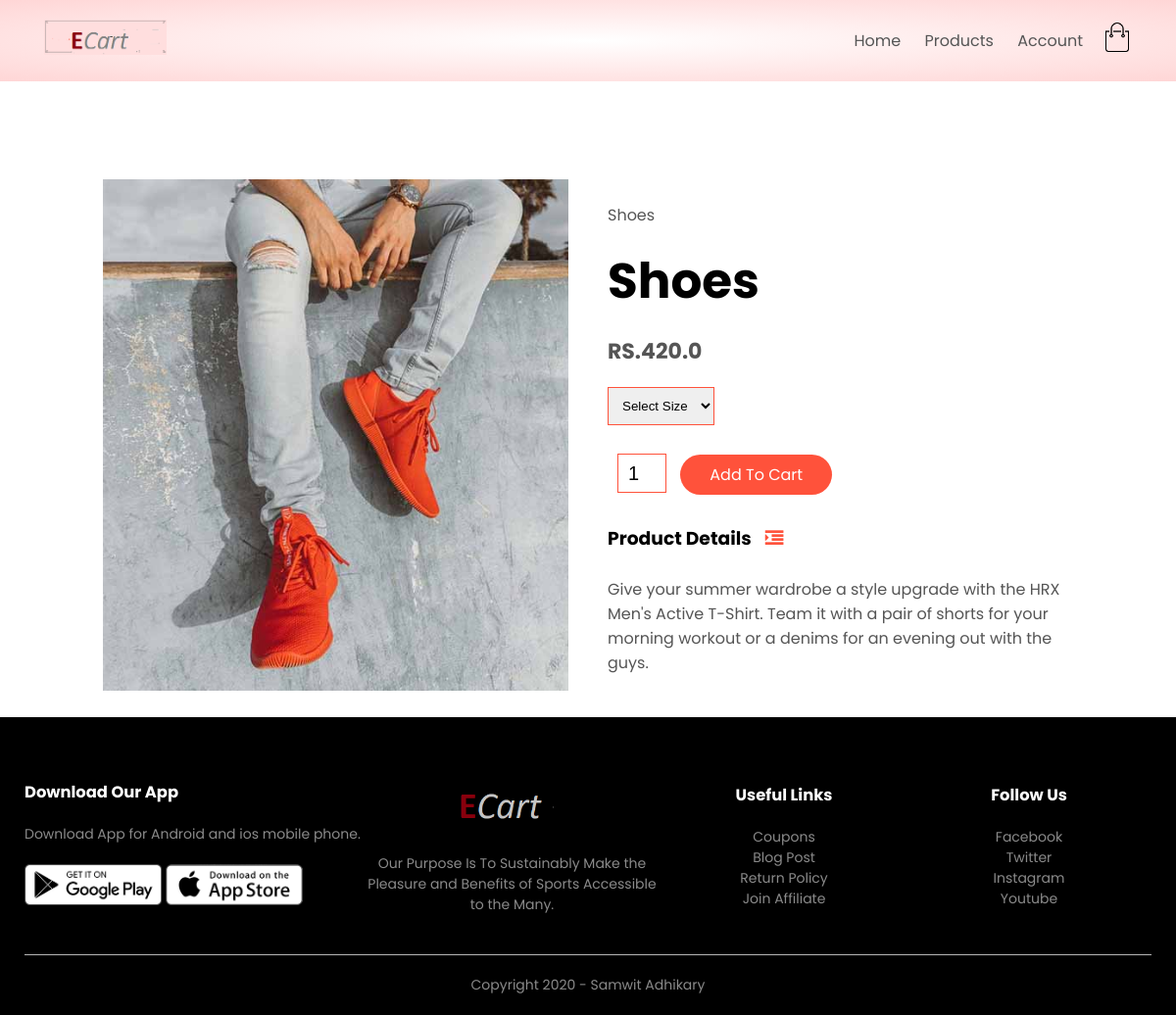
Before: /product_details/6 with the older database file.
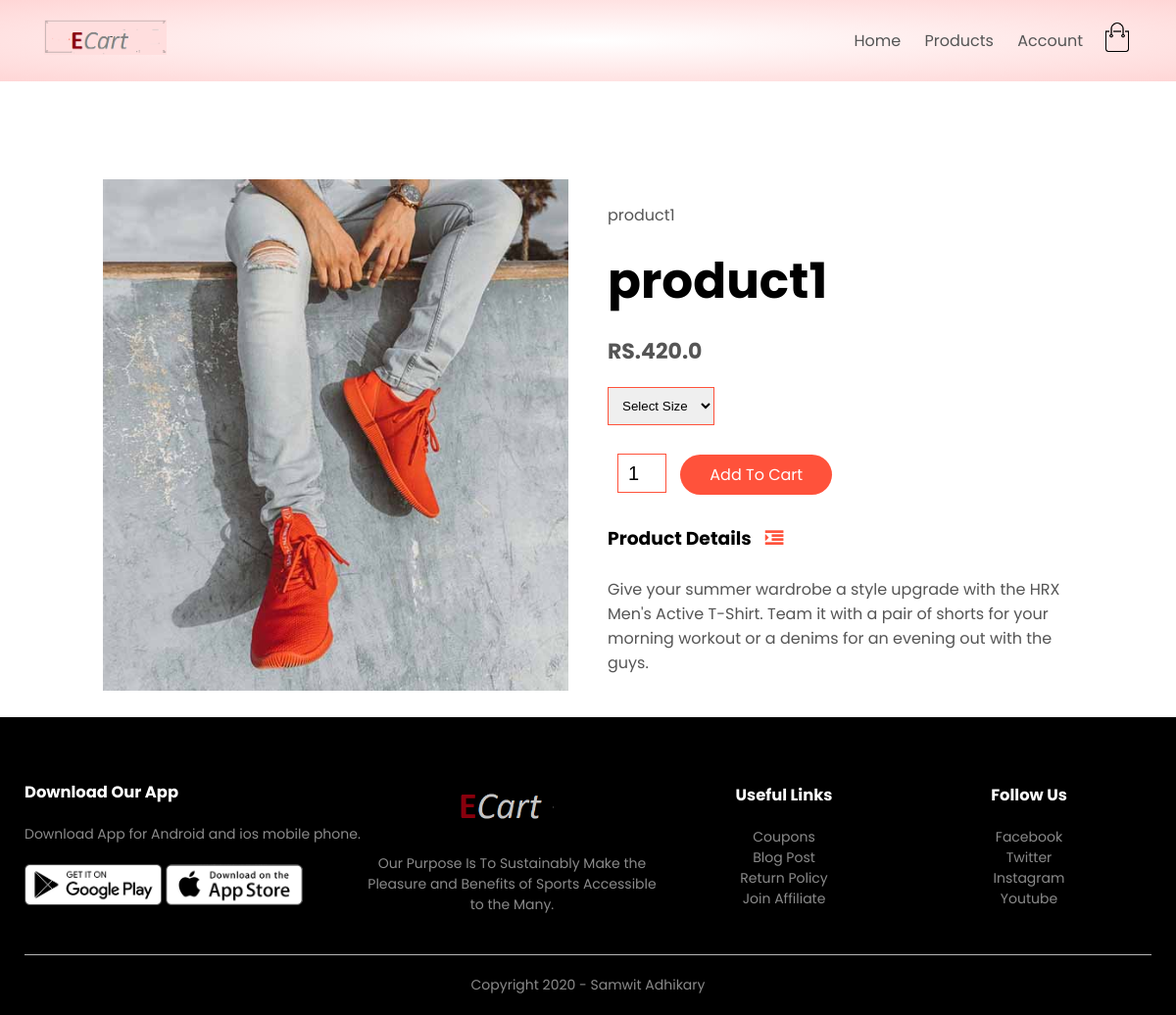
After: the same page with the newer database file.
### products/models.py (models this page shows, shortened)
class Product(models.Model):
    LIVE = 1
    DELETE = 0
    DELETE_CHOICES =( ( LIVE, 'Live'), (DELETE, 'Delete' ) )
    title = models.CharField(max_length=200)
    price =models.FloatField()
    description = models.TextField()
    image = models.ImageField(upload_to='media/')
    priority = models.IntegerField(default=0)
    delete_status = models.IntegerField(choices=DELETE_CHOICES, default=LIVE)
    created_at = models.DateTimeField(auto_now_add= True)
    updated_at = models.DateTimeField(auto_now=True)

### products/views.py (the view)
# urls.py: path('product_details/<pk>', views.detail_product, name='detail_product')
def detail_product(request,pk):
    product = Product.objects.get(pk=pk)
    context = {'product': product}
    return render (request, 'product_details.html',context)

### templates/product_details.html
{% extends 'blank_layout.html' %}
{% block content %}
{% include 'product_description.html' %}
{% endblock content %}

### templates/blank_layout.html (shortened to what this page needs)
{% load static %}
<!DOCTYPE html>
<html lang="en">
<head>
    <link rel="stylesheet" href="{% static 'CSS/style.css' %}">
    <link rel="stylesheet" href="https://stackpath.bootstrapcdn.com/font-awesome/4.7.0/css/font-awesome.min.css">
</head>
<body>
    <div class="header">
        <div class="container">
            {% include "menu.html" %}
        </div>
    </div>
    {% block content %}
    {% endblock content %}
    <div class="footer">
        <div class="container">
            <div class="row">
                <div class="footer-col-1">
                    <h3>Download Our App</h3>
                    <p>Download App for Android and ios mobile phone.</p>
                    <div class="app-logo">
                        <img src="{% static 'images/play-store.png' %}">
                        <img src="{% static 'images/app-store.png' %}">
                    </div>
                </div>
                <div class="footer-col-2">
                    <img src="{% static 'images/logo-white.png' %}">
                    <p>Our Purpose Is To Sustainably Make the Pleasure and Benefits of Sports Accessible to the Many.
                    </p>
                </div>
                <div class="footer-col-3">
                    <h3>Useful Links</h3>
                    <ul>
                        <li>Coupons</li>
                        <li>Blog Post</li>
                        <li>Return Policy</li>
                        <li>Join Affiliate</li>
                    </ul>
                </div>
                <div class="footer-col-4">
                    <h3>Follow Us</h3>
                    <ul>
                        <li>Facebook</li>
                        <li>Twitter</li>
                        <li>Instagram</li>
                        <li>Youtube</li>
                    </ul>
                </div>
            </div>
            <hr>
            <p class="copyright">Copyright 2020 - Samwit Adhikary</p>
        </div>
    </div>
</body>
</html>

### templates/menu.html (shortened to what this page needs)
{% load static %}
<div class="navbar">
    <div class="logo">
        <a href="index.html"><img src="{% static 'images/logo.png' %}" alt="logo" width="125px"></a>
    </div>
    <nav>
        <ul id="MenuItems">
            <li><a href="{% url 'home' %}">Home</a></li>
            <li><a href="{% url 'list_product' %}">Products</a></li>
            <li><a href="{% url 'account' %}">Account</a></li>
        </ul>
    </nav>
    <a href="{% url 'cart' %}"><img src="{% static 'images/cart.png' %}" width="30px" height="30px"></a>
</div>

### templates/product_description.html (shortened to what this page needs)
{%  load static  %}
{% load chunks %}
<div class="small-container single-product">
    <div class="row">
        <div class="col-2">
            <img src="{{ product.image.url }}" width="100%" id="ProductImg">
        </div>
        <div class="col-2">
            <p>{{ product.title }}</p>
            <h1>{{ product.title }}</h1>
            <h4>RS.{{ product.price }}</h4>
            <select>
                <option>Select Size</option>
            </select>
            <input type="number" value="1">
            <a href="" class="btn">Add To Cart</a>
            <h3>Product Details <i class="fa fa-indent"></i></h3>
            <br>
            <p>{{ product.description }}</p>
        </div>
    </div>
</div>

### static/CSS/style.css (style rules this page uses)
* { margin: 0; padding: 0; box-sizing: border-box; }
body { font-family: 'Poppins', sans-serif; }
.navbar { display: flex; align-items: center; padding: 20px; }
nav { flex: 1; text-align: right; }
nav ul { display: inline-block; list-style-type: none; }
nav ul li { display: inline-block; margin-right: 20px; }
a { text-decoration: none; color: #555; }
p { color: #555; }
.container { max-width: 1300px; margin: auto; padding-left: 25px; padding-right: 25px; }
.row { display: flex; align-items: center; flex-wrap: wrap; justify-content: space-around; }
.col-2 { flex-basis: 50%; min-width: 300px; }
.col-2 img { max-width: 100%; padding: 50px 0; }
.col-2 h1 { font-size: 50px; line-height: 60px; margin: 25px 0; }
.btn { display: inline-block; background: #ff523b; color: white; padding: 8px 30px; margin: 30px 0; border-radius: 30px; transition: background 0.5s; }
.header { background: radial-gradient(#fff,#ffd6d6); }
.small-container { max-width: 1080px; margin: auto; padding-left: 25px; padding-right: 25px; }
h4 { color: #555; font-weight: normal; }
.footer { background: black; color: #8a8a8a; font-size: 14px; padding: 60px 0 20px; }
.footer p { color: #8a8a8a; }
.footer h3 { color: #fff; margin-bottom: 20px; }
.footer-col-1, .footer-col-2, .footer-col-3, .footer-col-4 { min-width: 250px; margin-bottom: 20px; }
.footer-col-1 { flex-basis: 30%; }
.footer-col-2 { flex: 1; text-align: center; }
.footer-col-2 img { width: 180px; margin-bottom: 20px; }
.footer-col-3, .footer-col-4 { flex-basis: 12%; text-align: center; }
ul { list-style-type: none; }
.app-logo { margin-top: 20px; }
.app-logo img { width: 140px; }
.footer hr { border: none; background: #b5b5b5; height: 1px; margin: 20px 0; }
.copyright { text-align: center; }
select { border: 1px solid #ff523b; padding: 5px; }
.single-product { margin-top: 80px; }
.single-product .col-2 img { padding: 0; }
.single-product .col-2 { padding: 20px; }
.single-product h4 { margin: 20px 0; font-size: 22px; font-weight: bold; }
.single-product select { display: block; padding: 10px; margin-top: 20px; }
.single-product input { width: 50px; height: 40px; padding-left: 10px; font-size: 20px; margin-left: 10px; border: 1px solid #ff523b; margin-right: 10px; }
.single-product .fa { color: #ff523b; margin-left: 10px; }

Changed rows visible on the page:
changed Product: title "Shoes" → "product1"
